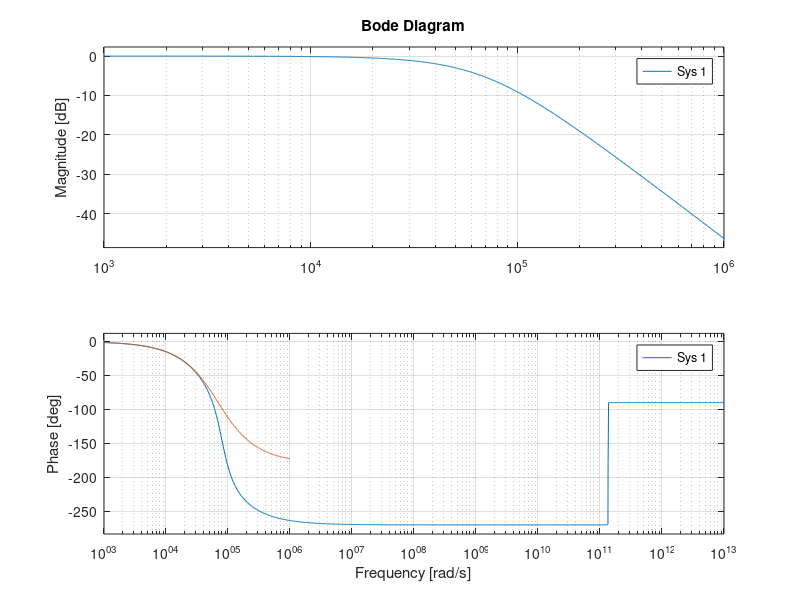

MATLAB code for this plot:
R = 12000
C = 2.2e-9
Rg = 47
Cg = 10e-9
Zg = 200e3
BWP = 3e6 * 2 * pi
s=tf('s');

%sys = tf([C*Cg*Rg, BWP*C*Cg*Rg, BWP],[(C^2)*Cg*R*Rg + C*Cg*R*Zg + C*Cg*Rg*Zg, BWP*(C^2)*Cg*R*Rg + BWP*C*Cg*Rg*Zg + C*Cg*Rg + C*R + C*Rg + Cg*Zg, BWP*C*Cg*Rg + BWP*C*R + BWP*C*Rg + 1, BWP])
sys = tf([C*Cg*Rg, BWP*C*Cg*Rg, BWP],[(C^2)*Cg*R*Rg + C*Cg*R*Zg + C*Cg*Rg*Zg, BWP*(C^2)*Cg*R*Rg + BWP*C*Cg*Rg*Zg + C*Cg*Rg + C*R + C*Rg + Cg*Zg, BWP*C*Cg*Rg + BWP*C*R + BWP*C*Rg + 1, BWP]);
bode(sys)
hold on
NUM= 1
DEN1 =(C*(Cg*Rg*Zg))*s^2 
DEN2 = C*R*s+1
bode(NUM/(DEN1+DEN2))
grid on
